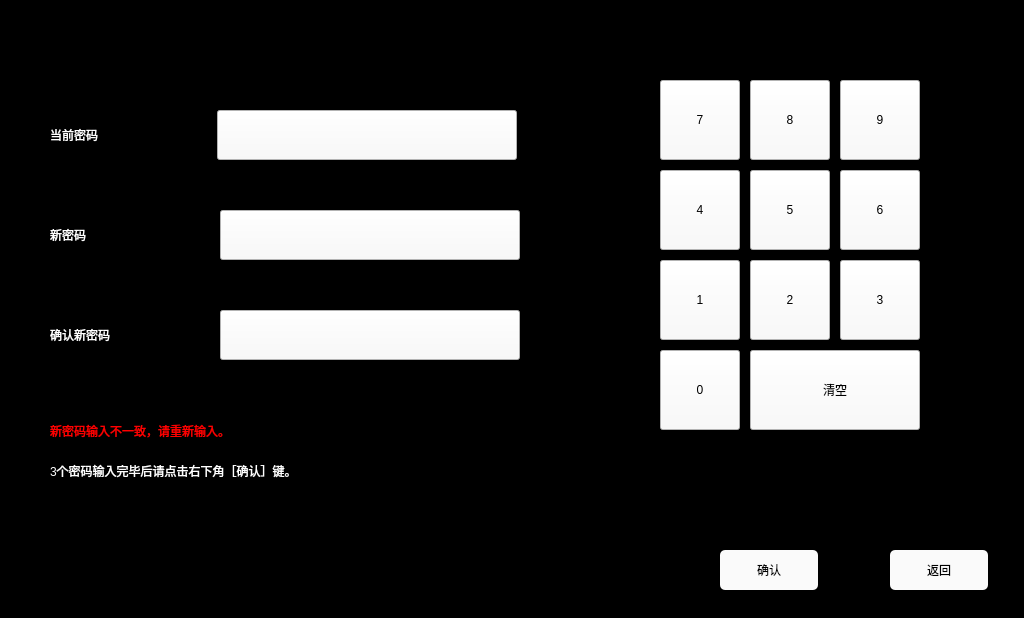
<?xml version="1.0" encoding="UTF-8"?>
<ui version="4.0">
 <class>SetPasswordPage</class>
 <widget class="QWidget" name="SetPasswordPage">
  <property name="geometry">
   <rect>
    <x>0</x>
    <y>0</y>
    <width>1024</width>
    <height>618</height>
   </rect>
  </property>
  <property name="windowTitle">
   <string>Form</string>
  </property>
  <property name="styleSheet">
   <string notr="true">QLabel
{
	color: white;
    border-color: gray;
	font: 20px, &quot;SimHei&quot;;	
}

QWidget
{
	background-color: black;
}

QPushButton
{
	font: 30px, &quot;SimHei&quot;;
    color: black;
	background-color: rgb(250, 250, 250);
}
QPushButton:disabled
{
	border-radius:5px;
	font: 30px, &quot;SimHei&quot;;
    color: grey;
	background-color: rgb(221,221,221);
}</string>
  </property>
  <widget class="QLabel" name="label1">
   <property name="geometry">
    <rect>
     <x>50</x>
     <y>110</y>
     <width>150</width>
     <height>50</height>
    </rect>
   </property>
   <property name="text">
    <string>当前密码</string>
   </property>
  </widget>
  <widget class="QPushButton" name="btn_4">
   <property name="geometry">
    <rect>
     <x>660</x>
     <y>170</y>
     <width>80</width>
     <height>80</height>
    </rect>
   </property>
   <property name="text">
    <string>4</string>
   </property>
  </widget>
  <widget class="QPushButton" name="btn_clear">
   <property name="geometry">
    <rect>
     <x>750</x>
     <y>350</y>
     <width>170</width>
     <height>80</height>
    </rect>
   </property>
   <property name="text">
    <string>清空</string>
   </property>
  </widget>
  <widget class="QPushButton" name="btn_5">
   <property name="geometry">
    <rect>
     <x>750</x>
     <y>170</y>
     <width>80</width>
     <height>80</height>
    </rect>
   </property>
   <property name="text">
    <string>5</string>
   </property>
  </widget>
  <widget class="QPushButton" name="btn_6">
   <property name="geometry">
    <rect>
     <x>840</x>
     <y>170</y>
     <width>80</width>
     <height>80</height>
    </rect>
   </property>
   <property name="text">
    <string>6</string>
   </property>
  </widget>
  <widget class="QPushButton" name="btn_3">
   <property name="geometry">
    <rect>
     <x>840</x>
     <y>260</y>
     <width>80</width>
     <height>80</height>
    </rect>
   </property>
   <property name="text">
    <string>3</string>
   </property>
  </widget>
  <widget class="QPushButton" name="btn_2">
   <property name="geometry">
    <rect>
     <x>750</x>
     <y>260</y>
     <width>80</width>
     <height>80</height>
    </rect>
   </property>
   <property name="text">
    <string>2</string>
   </property>
  </widget>
  <widget class="QPushButton" name="btn_1">
   <property name="geometry">
    <rect>
     <x>660</x>
     <y>260</y>
     <width>80</width>
     <height>80</height>
    </rect>
   </property>
   <property name="text">
    <string>1</string>
   </property>
  </widget>
  <widget class="QPushButton" name="btn_0">
   <property name="geometry">
    <rect>
     <x>660</x>
     <y>350</y>
     <width>80</width>
     <height>80</height>
    </rect>
   </property>
   <property name="text">
    <string>0</string>
   </property>
  </widget>
  <widget class="QLabel" name="label2">
   <property name="geometry">
    <rect>
     <x>50</x>
     <y>210</y>
     <width>150</width>
     <height>50</height>
    </rect>
   </property>
   <property name="text">
    <string>新密码</string>
   </property>
  </widget>
  <widget class="QLabel" name="label3">
   <property name="geometry">
    <rect>
     <x>50</x>
     <y>310</y>
     <width>150</width>
     <height>50</height>
    </rect>
   </property>
   <property name="text">
    <string>确认新密码</string>
   </property>
  </widget>
  <widget class="QLabel" name="label_remind">
   <property name="geometry">
    <rect>
     <x>50</x>
     <y>460</y>
     <width>401</width>
     <height>21</height>
    </rect>
   </property>
   <property name="text">
    <string>3个密码输入完毕后请点击右下角［确认］键。</string>
   </property>
  </widget>
  <widget class="QPushButton" name="btn_9">
   <property name="geometry">
    <rect>
     <x>840</x>
     <y>80</y>
     <width>80</width>
     <height>80</height>
    </rect>
   </property>
   <property name="text">
    <string>9</string>
   </property>
  </widget>
  <widget class="QPushButton" name="btn_8">
   <property name="geometry">
    <rect>
     <x>750</x>
     <y>80</y>
     <width>80</width>
     <height>80</height>
    </rect>
   </property>
   <property name="text">
    <string>8</string>
   </property>
  </widget>
  <widget class="QPushButton" name="btn_7">
   <property name="geometry">
    <rect>
     <x>660</x>
     <y>80</y>
     <width>80</width>
     <height>80</height>
    </rect>
   </property>
   <property name="text">
    <string>7</string>
   </property>
  </widget>
  <widget class="QPushButton" name="btn_back">
   <property name="enabled">
    <bool>true</bool>
   </property>
   <property name="geometry">
    <rect>
     <x>890</x>
     <y>550</y>
     <width>98</width>
     <height>40</height>
    </rect>
   </property>
   <property name="styleSheet">
    <string notr="true">	border-radius: 5px;
	font: 20px, &quot;SimHei&quot;;</string>
   </property>
   <property name="text">
    <string>返回</string>
   </property>
  </widget>
  <widget class="QPushButton" name="btn_confirm">
   <property name="geometry">
    <rect>
     <x>720</x>
     <y>550</y>
     <width>98</width>
     <height>40</height>
    </rect>
   </property>
   <property name="styleSheet">
    <string notr="true">	border-radius: 5px;
	font: 20px, &quot;SimHei&quot;;</string>
   </property>
   <property name="text">
    <string>确认</string>
   </property>
  </widget>
  <widget class="QPushButton" name="btn_currentPwd">
   <property name="geometry">
    <rect>
     <x>217</x>
     <y>110</y>
     <width>300</width>
     <height>50</height>
    </rect>
   </property>
   <property name="text">
    <string/>
   </property>
  </widget>
  <widget class="QPushButton" name="btn_newPwd">
   <property name="geometry">
    <rect>
     <x>220</x>
     <y>210</y>
     <width>300</width>
     <height>50</height>
    </rect>
   </property>
   <property name="text">
    <string/>
   </property>
  </widget>
  <widget class="QPushButton" name="btn_confirmPwd">
   <property name="geometry">
    <rect>
     <x>220</x>
     <y>310</y>
     <width>300</width>
     <height>50</height>
    </rect>
   </property>
   <property name="text">
    <string/>
   </property>
  </widget>
  <widget class="QLabel" name="label_pwdConfirm">
   <property name="geometry">
    <rect>
     <x>530</x>
     <y>110</y>
     <width>50</width>
     <height>50</height>
    </rect>
   </property>
   <property name="styleSheet">
    <string notr="true"/>
   </property>
   <property name="text">
    <string/>
   </property>
  </widget>
  <widget class="QLabel" name="label_confirm2">
   <property name="geometry">
    <rect>
     <x>50</x>
     <y>420</y>
     <width>401</width>
     <height>21</height>
    </rect>
   </property>
   <property name="styleSheet">
    <string notr="true">color: rgb(255, 0, 0);</string>
   </property>
   <property name="text">
    <string>新密码输入不一致，请重新输入。</string>
   </property>
  </widget>
 </widget>
 <resources/>
 <connections/>
</ui>
